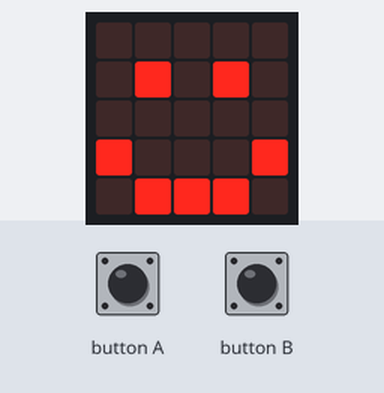
This program was run on a simulated BBC micro:bit (MakeCode). On the bench: the board's 5×5 LED display. The test bench sets the inputs (shaded band).

Above: at 1.8 s.
1.9 s: button A pressed for 0.15 s
At 2.8 s:
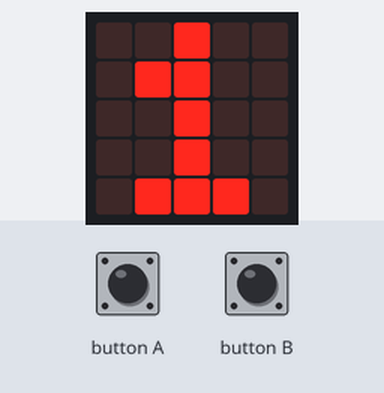
3.5 s: button B pressed for 0.15 s
At 4.0 s:
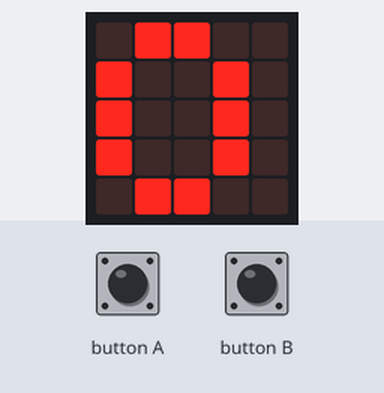
Timing chart, 0 to 6.5 s (numbered marks = the images above; inputs shaded):
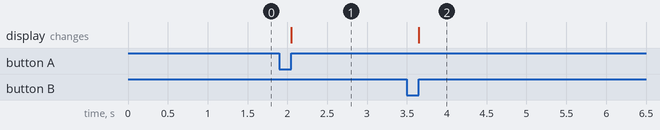

Measured:
- after the input at 1.9 s, the display: changes after 0.15 s (image 1)
- after the input at 3.5 s, the display: changes after 0.15 s (image 2)

The program:

main.ts
```typescript
// (licence header left out)
let cookieCount: number = 0

// setup
basic.showIcon(IconNames.Happy)

// cookie count goes up by 1 each time A is clicked
input.onButtonPressed(Button.A, function () {
    basic.clearScreen()
    cookieCount = cookieCount +1
    basic.showNumber(cookieCount)
})

// bring cookie count back to 0 when B is clicked
input.onButtonPressed(Button.B, function () {
    cookieCount = 0
    basic.showNumber(cookieCount)
})
```
